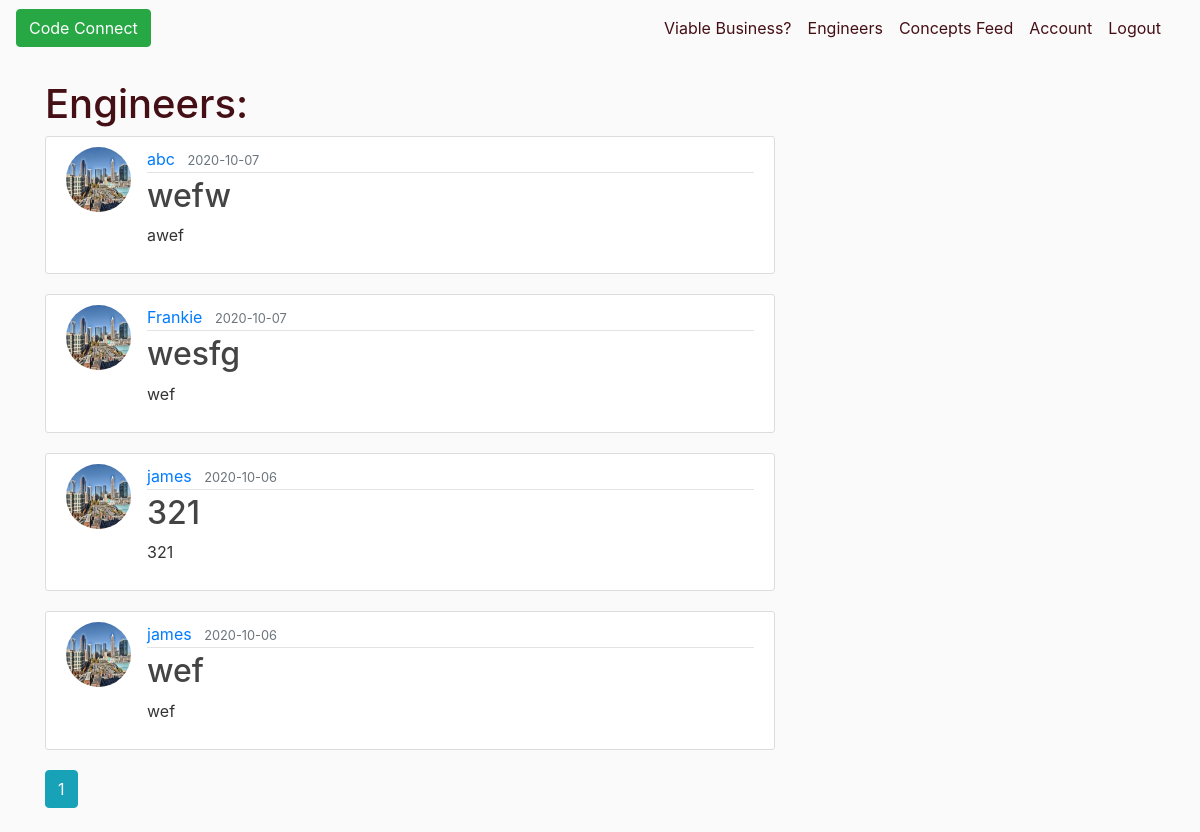
/feed (signed in), run on an earlier commit of the app's database.
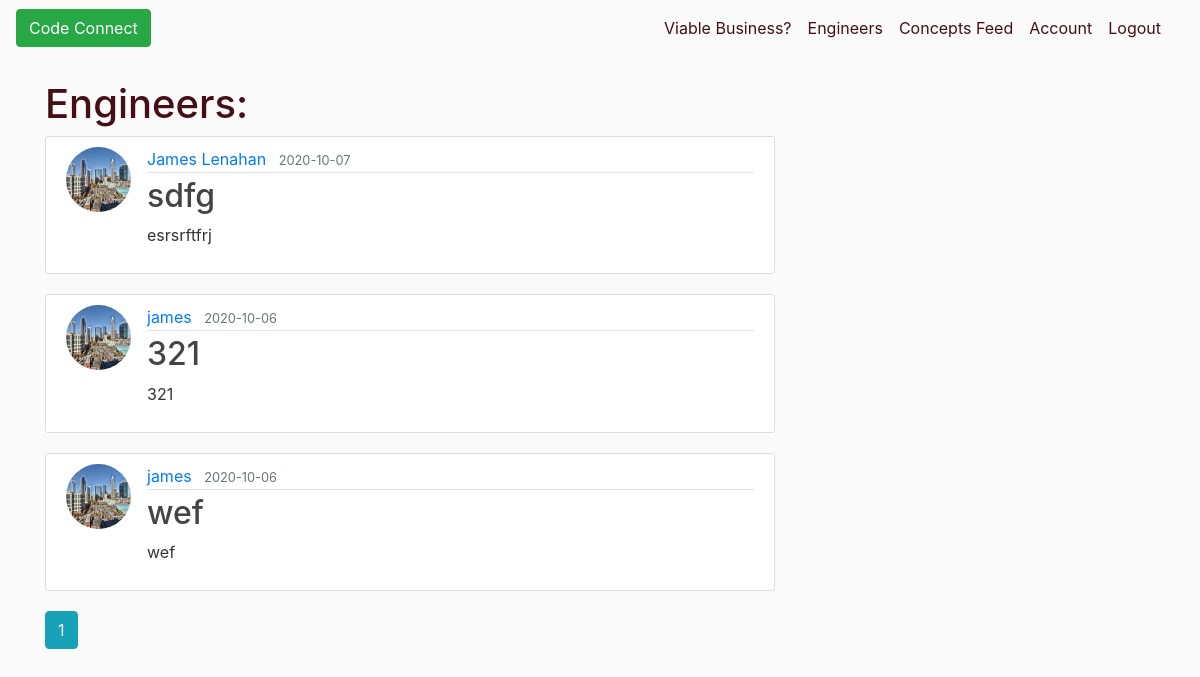
And on a later commit of the database.
### CC_Flask/models.py (models this page shows, shortened)
class Post(db.Model):
    id = db.Column(db.Integer, primary_key=True)
    title = db.Column(db.String(100), nullable=False)
    date_posted = db.Column(db.DateTime, nullable=False, default=datetime.utcnow)
    content = db.Column(db.Text, nullable=False)
    user_id = db.Column(db.Integer, db.ForeignKey('user.id'), nullable=False)

class User(db.Model, UserMixin):
    id = db.Column(db.Integer, primary_key=True)
    username = db.Column(db.String(20), unique=True, nullable=False)
    email = db.Column(db.String(120), unique=True, nullable=False)
    image_file = db.Column(db.String(20), nullable=False, default='default.jpg')
    password = db.Column(db.String(60), nullable=False)
    posts = db.relationship('Post', backref='author', lazy=True)

### CC_Flask/users/routes.py (the view)
@users.route("/feed")
@login_required
def feed():
    page = request.args.get('page', 1, type=int)
    posts = Post.query.order_by(Post.date_posted.desc()).paginate(page=page, per_page=5)
    return render_template('userfeed.html', posts=posts)

### CC_Flask/models.py (called while the page is built)
@login_manager.user_loader
def load_user(user_id):
    return User.query.get(int(user_id))

### CC_Flask/templates/userfeed.html (shortened to what this page needs)
{% extends "layout.html" %}
{% set active_page = "userfeed" %}
{% block content %}
    <h1> Engineers:</h1>
    {% for post in posts.items %}
        <article class="media content-section">
          <img class="rounded-circle article-img" src="{{ url_for('static', filename='profile_pics/' + post.author.image_file) }}">
          <div class="media-body">
            <div class="article-metadata">
              <a class="mr-2" href="{{ url_for('users.user_posts', username=post.author.username) }}">{{ post.author.username }}</a>
              <small class="text-muted">{{ post.date_posted.strftime('%Y-%m-%d') }}</small>
            </div>
            <h2><a class="article-title" href="{{ url_for('posts.post', post_id=post.id) }}">{{ post.title }}</a></h2>
            <p class="article-content">{{ post.content }}</p>
          </div>
        </article>
    {% endfor %}
    {% for page_num in posts.iter_pages(left_edge=1, right_edge=1, left_current=1, right_current=2) %}
      {% if page_num %}
        {% if posts.page == page_num %}
          <a class="btn btn-info mb-4" href="{{ url_for('main.home', page=page_num) }}">{{ page_num }}</a>
        {% else %}
          <a class="btn btn-outline-info mb-4" href="{{ url_for('main.home', page=page_num) }}">{{ page_num }}</a>
        {% endif %}
      {% else %}
        ...
      {% endif %}
    {% endfor %}
{% endblock content %}

### CC_Flask/templates/layout.html (shortened to what this page needs)
<!DOCTYPE html>
<html>
<head>
    <link rel="stylesheet" href="https://maxcdn.bootstrapcdn.com/bootstrap/4.0.0/css/bootstrap.min.css">
    <link rel="stylesheet" type="text/css" href="{{ url_for('static', filename='main.css') }}">
    </head>
    <body>
    <header class="site-header">
      <nav class="navbar navbar-expand-md fixed-top">
          <a type="button" class="btn btn-success" href="/">Code Connect</a>
        <div class="container">
          <div class="collapse navbar-collapse" id="navbarToggle">
            <div class="navbar-nav">
              {% if current_user.is_authenticated %}
                <a class="nav-item nav-link" href="{{ url_for('posts.new_post') }}">Viable Business?</a>
                <a class="nav-item nav-link" href="{{ url_for('users.feed') }}">Engineers</a>
                <a class="nav-item nav-link" href="{{ url_for('users.conceptsfeed') }}">Concepts Feed</a>
                <a class="nav-item nav-link" href="{{ url_for('users.account') }}">Account</a>
                <a class="nav-item nav-link" href="{{ url_for('users.logout') }}">Logout</a>
              {% endif %}
            </div>
          </div>
        </div>
      </nav>
    </header>
    <main role="main" class="container">
      <div class="row">
        <div class="col-md-8">
          {% block content %}{% endblock %}
        </div>
      </div>
    </main>
</body>
</html>

### CC_Flask/static/main.css (style rules this page uses)
body { background: #fafafa; color: #333333; margin-top: 5rem; }
h1, h2, h3, h4, h5, h6 { color: #440f15; }
.site-header .navbar-nav .nav-link { color: #440f15; }
.content-section { background: #ffffff; padding: 10px 20px; border: 1px solid #dddddd; border-radius: 3px; margin-bottom: 20px; }
.article-title { color: #444444; }
.article-content { white-space: pre-line; }
.article-img { height: 65px; width: 65px; margin-right: 16px; }
.article-metadata { padding-bottom: 1px; margin-bottom: 4px; border-bottom: 1px solid #e3e3e3 }

What changed in the data, as far as the page shows it:
removed Post: image_file (placeholder picture), author.username "abc", date_posted "2020-10-07", title "wefw", content "awef"
removed Post: image_file (placeholder picture), author.username "Frankie", date_posted "2020-10-07", title "wesfg", content "wef"
added Post: image_file (placeholder picture), author.username "James Lenahan", date_posted "2020-10-07", title "sdfg", content "esrsrftfrj"
